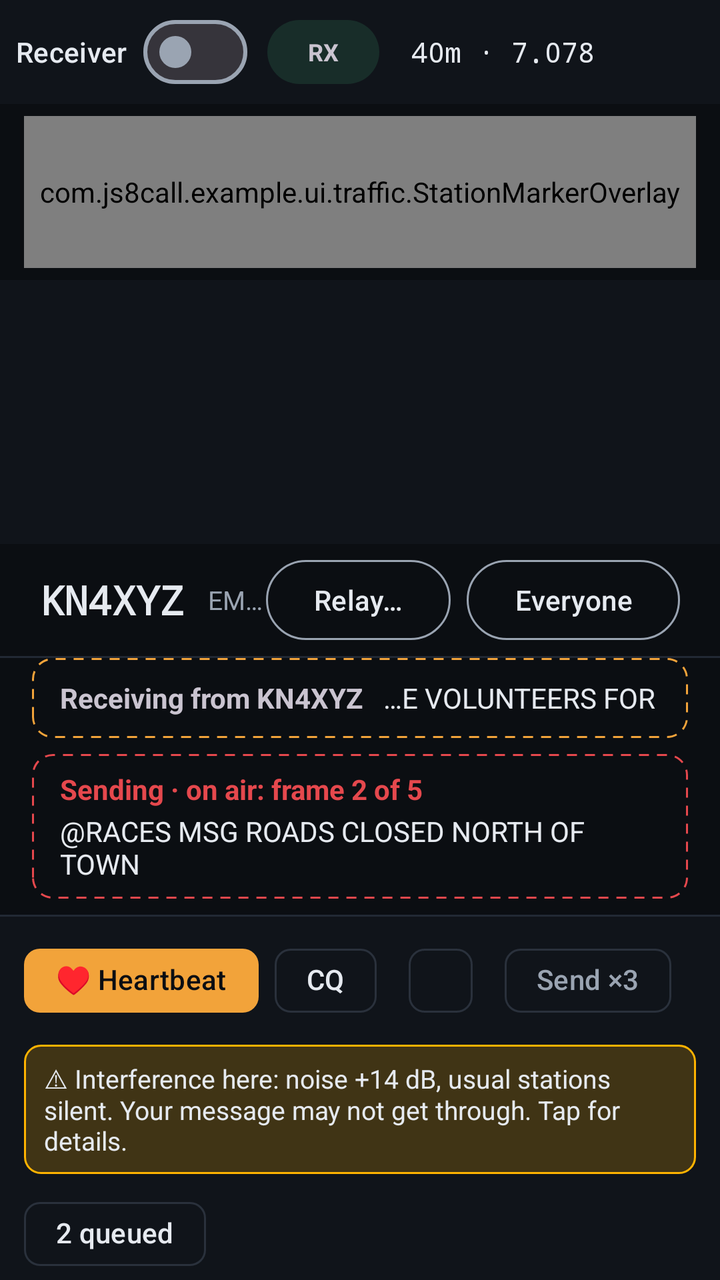
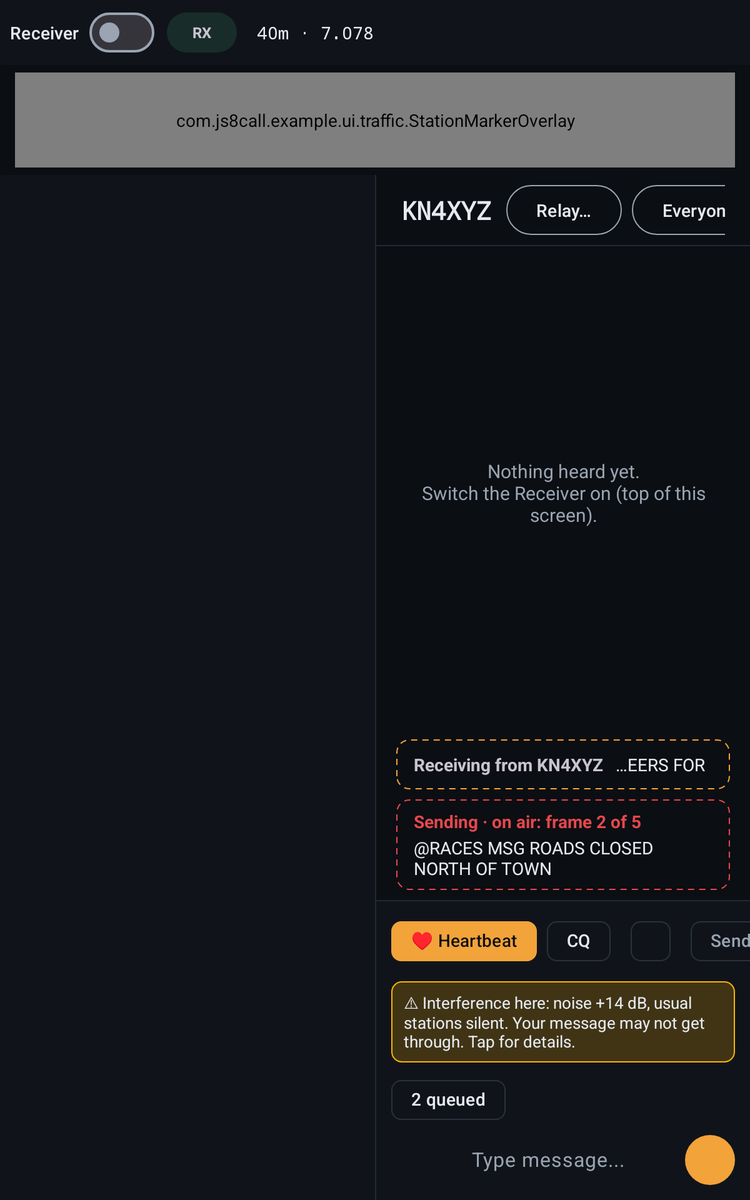

Compare how this app lays out the same screen by default and in its alternative resource folder. The renders come first, then the two layout files and the values they reference.
<!-- AndroidManifest.xml: application theme Theme.JS8Call -->
<!-- res/layout/fragment_traffic.xml -->
<?xml version="1.0" encoding="utf-8"?>
<LinearLayout xmlns:android="http://schemas.android.com/apk/res/android"
    android:layout_width="match_parent"
    android:layout_height="match_parent"
    android:background="@color/tac_ground"
    android:orientation="vertical">

    <include layout="@layout/traffic_status" />

    <include layout="@layout/traffic_waterfall" />

    <androidx.recyclerview.widget.RecyclerView
        android:id="@+id/station_list"
        android:layout_width="match_parent"
        android:layout_height="132dp"
        android:background="@color/tac_panel"
        android:paddingVertical="4dp" />

    <include
        layout="@layout/traffic_thread_pane"
        android:layout_width="match_parent"
        android:layout_height="0dp"
        android:layout_weight="1" />
</LinearLayout>
<!-- res/layout/traffic_status.xml (included above) -->
<?xml version="1.0" encoding="utf-8"?>
<LinearLayout xmlns:android="http://schemas.android.com/apk/res/android"
    xmlns:app="http://schemas.android.com/apk/res-auto"
    xmlns:tools="http://schemas.android.com/tools"
    android:layout_width="match_parent"
    android:layout_height="52dp"
    android:background="@color/tac_panel"
    android:gravity="center_vertical"
    android:orientation="horizontal"
    android:paddingStart="8dp"
    android:paddingEnd="8dp">

    <TextView
        android:id="@+id/status_title"
        android:layout_width="wrap_content"
        android:layout_height="wrap_content"
        android:text="@string/app_name"
        android:textColor="@color/tac_text"
        android:textSize="15sp"
        android:textStyle="bold"
        android:visibility="gone" />

    <View
        android:layout_width="1dp"
        android:layout_height="20dp"
        android:layout_marginHorizontal="14dp"
        android:background="@color/tac_border"
        android:visibility="gone" />

    
    <com.google.android.material.materialswitch.MaterialSwitch
        android:id="@+id/receiver_switch"
        android:layout_width="wrap_content"
        android:layout_height="wrap_content"
        android:contentDescription="@string/monitor_toggle"
        android:minHeight="48dp"
        android:saveEnabled="false"
        android:switchPadding="8dp"
        android:text="@string/monitor_switch_label"
        android:textAppearance="?attr/textAppearanceLabelLarge"
        android:textColor="@color/tac_text"
        app:thumbTint="@color/receiver_switch_thumb"
        app:trackDecorationTint="@color/receiver_switch_outline" />

    <TextView
        android:id="@+id/status_pill"
        android:layout_width="wrap_content"
        android:layout_height="32dp"
        android:layout_marginStart="10dp"
        android:background="@drawable/bg_pill_rx"
        android:contentDescription="@string/traffic_open_radio"
        android:gravity="center"
        android:minWidth="56dp"
        android:paddingHorizontal="12dp"
        android:textSize="12sp"
        android:textStyle="bold"
        tools:text="RX" />

    
    <HorizontalScrollView
        android:id="@+id/status_scroll"
        android:layout_width="0dp"
        android:layout_height="wrap_content"
        android:layout_weight="1"
        android:fillViewport="true"
        android:scrollbars="none">

        <LinearLayout
            android:layout_width="wrap_content"
            android:layout_height="wrap_content"
            android:gravity="center_vertical"
            android:orientation="horizontal">

            
            <TextView
                android:id="@+id/status_frequency"
                android:layout_width="wrap_content"
                android:layout_height="40dp"
                android:layout_marginStart="10dp"
                android:background="?attr/selectableItemBackground"
                android:contentDescription="@string/monitor_radio_frequency"
                android:drawableEnd="@drawable/ic_arrow_drop_down"
                android:drawableTint="@color/tac_text_dim"
                android:fontFamily="monospace"
                android:gravity="center_vertical"
                android:paddingHorizontal="6dp"
                android:textColor="@color/tac_text"
                android:textSize="14sp"
                tools:text="40m · 7.078" />

            <Space
                android:layout_width="0dp"
                android:layout_height="0dp"
                android:layout_weight="1" />

            <TextView
                android:id="@+id/toggle_interference"
                android:layout_width="wrap_content"
                android:layout_height="32dp"
                android:layout_marginEnd="8dp"
                android:background="@drawable/bg_pill_warn"
                android:gravity="center"
                android:paddingHorizontal="10dp"
                android:text="@string/interference_pill"
                android:textColor="@color/tac_ground"
                android:textSize="12sp"
                android:textStyle="bold"
                android:visibility="gone" />

            <TextView
                android:id="@+id/toggle_nets"
                android:layout_width="wrap_content"
                android:layout_height="32dp"
                android:layout_marginEnd="8dp"
                android:background="@drawable/bg_pill_off"
                android:gravity="center"
                android:paddingHorizontal="10dp"
                android:text="@string/traffic_toggle_nets"
                android:textColor="@color/tac_text_dim"
                android:textSize="12sp"
                android:textStyle="bold"
                android:visibility="gone" />

            <TextView
                android:id="@+id/toggle_autoreply"
                android:layout_width="wrap_content"
                android:layout_height="32dp"
                android:layout_marginEnd="8dp"
                android:background="@drawable/bg_pill_off"
                android:gravity="center"
                android:paddingHorizontal="10dp"
                android:text="@string/traffic_toggle_autoreply"
                android:textColor="@color/tac_text_dim"
                android:textSize="12sp"
                android:textStyle="bold"
                android:visibility="gone" />

            <TextView
                android:id="@+id/toggle_screen"
                android:layout_width="wrap_content"
                android:layout_height="32dp"
                android:layout_marginEnd="8dp"
                android:background="@drawable/bg_pill_off"
                android:gravity="center"
                android:paddingHorizontal="10dp"
                android:text="@string/traffic_toggle_screen"
                android:textColor="@color/tac_text_dim"
                android:textSize="12sp"
                android:textStyle="bold"
                android:visibility="gone" />

            <TextView
                android:id="@+id/status_digest"
                android:visibility="gone"
                android:layout_width="wrap_content"
                android:layout_height="32dp"
                android:layout_marginEnd="8dp"
                android:background="@drawable/bg_pill_off"
                android:contentDescription="@string/nav_digest"
                android:gravity="center"
                android:minWidth="48dp"
                android:paddingHorizontal="10dp"
                android:text="@string/nav_digest"
                android:textColor="@color/tac_text_dim"
                android:textSize="12sp"
                android:textStyle="bold" />
        </LinearLayout>
    </HorizontalScrollView>

    <TextView
        android:id="@+id/status_clock"
        android:layout_width="wrap_content"
        android:layout_height="wrap_content"
        android:layout_marginStart="6dp"
        android:fontFamily="monospace"
        android:textColor="@color/tac_text"
        android:textSize="15sp"
        android:textStyle="bold"
        android:visibility="gone"
        tools:text="13:42:18Z" />

    <com.google.android.material.button.MaterialButton
        android:id="@+id/status_more"
        style="@style/Widget.Material3.Button.IconButton"
        android:layout_width="44dp"
        android:layout_height="44dp"
        android:contentDescription="@string/traffic_more"
        app:icon="@drawable/ic_more_vert"
        app:iconTint="@color/tac_text" />

</LinearLayout>
<!-- res/layout/traffic_waterfall.xml (included above) -->
<?xml version="1.0" encoding="utf-8"?>
<FrameLayout xmlns:android="http://schemas.android.com/apk/res/android"
    android:layout_width="match_parent"
    android:layout_height="@dimen/traffic_waterfall_height"
    android:background="@color/tac_ground"
    android:paddingHorizontal="12dp"
    android:paddingVertical="6dp">

    <com.js8call.example.ui.WaterfallView
        android:id="@+id/traffic_waterfall"
        android:layout_width="match_parent"
        android:layout_height="match_parent"
        android:contentDescription="@string/traffic_waterfall_desc" />

    <com.js8call.example.ui.traffic.StationMarkerOverlay
        android:id="@+id/traffic_markers"
        android:layout_width="match_parent"
        android:layout_height="match_parent"
        android:importantForAccessibility="no" />
</FrameLayout>
<!-- res/layout/traffic_thread_pane.xml (included above) -->
<?xml version="1.0" encoding="utf-8"?>
<LinearLayout xmlns:android="http://schemas.android.com/apk/res/android"
    xmlns:app="http://schemas.android.com/apk/res-auto"
    xmlns:tools="http://schemas.android.com/tools"
    android:layout_width="match_parent"
    android:layout_height="match_parent"
    android:background="@color/tac_ground"
    android:orientation="vertical">

    <LinearLayout
        android:layout_width="match_parent"
        android:layout_height="56dp"
        android:gravity="center_vertical"
        android:orientation="horizontal"
        android:paddingHorizontal="20dp">

        <TextView
            android:id="@+id/thread_title"
            android:layout_width="wrap_content"
            android:layout_height="wrap_content"
            android:fontFamily="monospace"
            android:textColor="@color/tac_text"
            android:textSize="20sp"
            android:textStyle="bold"
            tools:text="KN4XYZ" />

        <TextView
            android:id="@+id/thread_subtitle"
            android:layout_width="0dp"
            android:layout_height="wrap_content"
            android:layout_marginStart="12dp"
            android:layout_weight="1"
            android:ellipsize="end"
            android:maxLines="1"
            android:textColor="@color/tac_text_dim"
            android:textSize="13sp"
            tools:text="EM73 · +1450 Hz · -11 dB" />

        
        <com.google.android.material.button.MaterialButton
            android:id="@+id/thread_relay"
            style="@style/Widget.Material3.Button.OutlinedButton"
            android:layout_width="wrap_content"
            android:layout_height="wrap_content"
            android:layout_marginEnd="8dp"
            android:text="@string/relay_find"
            android:textColor="@color/tac_text"
            android:visibility="gone"
            app:strokeColor="@color/tac_text_dim"
            tools:visibility="visible" />

        
        <com.google.android.material.button.MaterialButton
            android:id="@+id/thread_clear"
            style="@style/Widget.Material3.Button.OutlinedButton"
            android:layout_width="wrap_content"
            android:layout_height="wrap_content"
            android:text="@string/traffic_clear_selection"
            android:textColor="@color/tac_text"
            android:visibility="gone"
            app:icon="@drawable/ic_close_traffic"
            app:iconTint="@color/tac_text"
            app:strokeColor="@color/tac_text_dim"
            tools:visibility="visible" />
    </LinearLayout>

    <View
        android:layout_width="match_parent"
        android:layout_height="1dp"
        android:background="@color/tac_divider" />

    <FrameLayout
        android:layout_width="match_parent"
        android:layout_height="0dp"
        android:layout_weight="1">

        <androidx.recyclerview.widget.RecyclerView
            android:id="@+id/thread_list"
            android:layout_width="match_parent"
            android:layout_height="match_parent"
            android:clipToPadding="false"
            android:paddingVertical="8dp" />

        <TextView
            android:id="@+id/thread_empty"
            android:layout_width="wrap_content"
            android:layout_height="wrap_content"
            android:layout_gravity="center"
            android:gravity="center"
            android:padding="32dp"
            android:text="@string/traffic_empty"
            android:textColor="@color/tac_text_dim"
            android:textSize="15sp" />

        
        <com.google.android.material.button.MaterialButton
            android:id="@+id/thread_latest"
            android:layout_width="wrap_content"
            android:layout_height="wrap_content"
            android:layout_gravity="bottom|center_horizontal"
            android:layout_marginBottom="12dp"
            android:text="@string/traffic_latest"
            android:textColor="@color/tac_ground"
            android:visibility="gone"
            app:backgroundTint="@color/tac_accent"
            app:cornerRadius="20dp"
            app:elevation="6dp"
            app:icon="@drawable/ic_arrow_drop_down"
            app:iconTint="@color/tac_ground" />

        
        <androidx.fragment.app.FragmentContainerView
            android:id="@+id/inbox_container"
            android:layout_width="match_parent"
            android:layout_height="match_parent"
            android:background="@color/tac_ground"
            android:visibility="gone" />
    </FrameLayout>

    <LinearLayout
        android:id="@+id/live_bar"
        android:layout_width="match_parent"
        android:layout_height="40dp"
        android:layout_marginHorizontal="16dp"
        android:layout_marginBottom="8dp"
        android:background="@drawable/bg_live_bar"
        android:gravity="center_vertical"
        android:orientation="horizontal"
        android:paddingHorizontal="14dp"
        android:visibility="gone"
        tools:visibility="visible">

        <TextView
            android:id="@+id/live_from"
            android:layout_width="wrap_content"
            android:layout_height="wrap_content"
            android:textSize="14sp"
            android:textStyle="bold"
            tools:text="Receiving from KN4XYZ" />

        <TextView
            android:id="@+id/live_text"
            android:layout_width="0dp"
            android:layout_height="wrap_content"
            android:layout_marginStart="10dp"
            android:layout_weight="1"
            android:ellipsize="start"
            android:maxLines="1"
            android:textColor="@color/tac_text"
            android:textSize="14sp"
            tools:text="frame 2 · NEED 2 MORE VOLUNTEERS FOR" />
    </LinearLayout>

    
    <LinearLayout
        android:id="@+id/tx_bar"
        android:layout_width="match_parent"
        android:layout_height="wrap_content"
        android:layout_marginHorizontal="16dp"
        android:layout_marginBottom="8dp"
        android:background="@drawable/bg_tx_bar"
        android:minHeight="40dp"
        android:orientation="vertical"
        android:paddingHorizontal="14dp"
        android:paddingVertical="8dp"
        android:visibility="gone"
        tools:visibility="visible">

        <TextView
            android:id="@+id/tx_head"
            android:layout_width="match_parent"
            android:layout_height="wrap_content"
            android:textColor="@color/tac_alert"
            android:textSize="14sp"
            android:textStyle="bold"
            tools:text="Sending · on air: frame 2 of 5" />

        <TextView
            android:id="@+id/tx_text"
            android:layout_width="match_parent"
            android:layout_height="wrap_content"
            android:layout_marginTop="2dp"
            android:ellipsize="end"
            android:maxLines="4"
            android:textColor="@color/tac_text"
            android:textSize="14sp"
            tools:text="@RACES MSG ROADS CLOSED NORTH OF TOWN" />
    </LinearLayout>

    <View
        android:layout_width="match_parent"
        android:layout_height="1dp"
        android:background="@color/tac_divider" />

    <HorizontalScrollView
        android:id="@+id/tpl_row"
        android:layout_width="match_parent"
        android:layout_height="wrap_content"
        android:background="@color/tac_panel"
        android:paddingTop="8dp"
        android:scrollbars="none">

        <com.google.android.material.chip.ChipGroup
            android:layout_width="wrap_content"
            android:layout_height="wrap_content"
            android:paddingHorizontal="12dp"
            app:singleLine="true">

            <com.google.android.material.chip.Chip
                android:id="@+id/tpl_heartbeat"
                style="@style/Widget.Material3.Chip.Assist"
                android:layout_width="wrap_content"
                android:layout_height="wrap_content"
                android:text="@string/tpl_heartbeat"
                android:textColor="@color/tac_ground"
                app:chipBackgroundColor="@color/tac_accent"
                app:chipStrokeWidth="0dp" />

            <com.google.android.material.chip.Chip
                android:id="@+id/tpl_cq"
                style="@style/Widget.Material3.Chip.Assist"
                android:layout_width="wrap_content"
                android:layout_height="wrap_content"
                android:text="@string/tpl_cq" />

            
            <com.google.android.material.chip.Chip
                android:id="@+id/tpl_speed"
                style="@style/Widget.Material3.Chip.Assist"
                android:layout_width="wrap_content"
                android:layout_height="wrap_content"
                app:closeIcon="@drawable/ic_arrow_drop_down"
                app:closeIconTint="@color/tac_text_dim"
                app:closeIconVisible="true" />






            <com.google.android.material.chip.Chip
                android:id="@+id/chip_repeat3"
                style="@style/Widget.Material3.Chip.Filter"
                android:layout_width="wrap_content"
                android:layout_height="wrap_content"
                android:text="@string/traffic_send_x3" />

        </com.google.android.material.chip.ChipGroup>
    </HorizontalScrollView>

    <include layout="@layout/compose_bar" />
</LinearLayout>
<!-- res/layout/compose_bar.xml (included above) -->
<?xml version="1.0" encoding="utf-8"?>
<LinearLayout xmlns:android="http://schemas.android.com/apk/res/android"
    xmlns:app="http://schemas.android.com/apk/res-auto"
    xmlns:tools="http://schemas.android.com/tools"
    android:id="@+id/compose_container"
    android:layout_width="match_parent"
    android:layout_height="wrap_content"
    android:background="?attr/colorSurface"
    android:orientation="vertical"
    android:paddingHorizontal="8dp"
    android:paddingVertical="8dp">

    <TextView
        android:id="@+id/interference_banner"
        android:layout_width="match_parent"
        android:layout_height="wrap_content"
        android:layout_marginHorizontal="4dp"
        android:layout_marginBottom="6dp"
        android:background="@drawable/bg_interference_banner"
        android:paddingHorizontal="10dp"
        android:paddingVertical="8dp"
        android:textColor="@color/tac_text"
        android:textSize="13sp"
        android:visibility="gone"
        tools:text="⚠ Interference here: noise +14 dB, usual stations silent. Your message may not get through. Tap for details."
        tools:visibility="visible" />

    <com.google.android.material.chip.Chip
        android:id="@+id/queue_chip"
        style="@style/Widget.Material3.Chip.Assist"
        android:layout_width="wrap_content"
        android:layout_height="wrap_content"
        android:layout_marginStart="4dp"
        android:visibility="gone"
        app:chipIcon="@drawable/ic_schedule"
        tools:text="2 queued"
        tools:visibility="visible" />

    <LinearLayout
        android:layout_width="match_parent"
        android:layout_height="wrap_content"
        android:gravity="bottom"
        android:orientation="horizontal">

        <com.google.android.material.button.MaterialButton
            android:id="@+id/command_button"
            style="@style/Widget.Material3.Button.IconButton"
            android:layout_width="48dp"
            android:layout_height="48dp"
            android:contentDescription="@string/compose_commands"
            app:icon="@drawable/ic_bolt"
            app:iconTint="?attr/colorOnSurfaceVariant" />

        <EditText
            android:id="@+id/compose_input"
            android:layout_width="0dp"
            android:layout_height="wrap_content"
            android:layout_marginHorizontal="4dp"
            android:layout_weight="1"
            android:background="@drawable/compose_input_background"
            android:hint="@string/messages_compose_hint"
            android:imeOptions="actionSend"
            android:importantForAutofill="no"
            android:inputType="textShortMessage|textCapCharacters"
            android:maxLength="240"
            android:maxLines="4"
            android:minHeight="48dp"
            android:paddingHorizontal="16dp"
            android:paddingVertical="12dp"
            android:textAppearance="?attr/textAppearanceBodyLarge"
            android:textColorHint="?attr/colorOnSurfaceVariant" />

        <com.google.android.material.button.MaterialButton
            android:id="@+id/send_button"
            style="@style/Widget.Material3.Button.IconButton.Filled"
            android:layout_width="48dp"
            android:layout_height="48dp"
            android:contentDescription="@string/messages_send"
            app:icon="@drawable/ic_send" />

    </LinearLayout>

</LinearLayout>
<!-- resources referenced by this layout -->
<resources>
  <color name="tac_accent">#F2A33A</color>
  <color name="tac_alert">#FFE5484D</color>
  <color name="tac_border">#2A313C</color>
  <color name="tac_divider">#222934</color>
  <color name="tac_ground">#0B0E12</color>
  <color name="tac_panel">#10141A</color>
  <color name="tac_text">#E6EAF0</color>
  <color name="tac_text_dim">#9AA4B2</color>
  <dimen name="traffic_waterfall_height">88dp</dimen>
  <!-- drawable bg_pill_off (drawable) -->
  <?xml version="1.0" encoding="utf-8"?>
  <shape xmlns:android="http://schemas.android.com/apk/res/android" android:shape="rectangle">
      <corners android:radius="999dp" />
      <solid android:color="@color/tac_chip" />
  </shape>
  <!-- drawable bg_pill_warn (drawable) -->
  <?xml version="1.0" encoding="utf-8"?>
  <shape xmlns:android="http://schemas.android.com/apk/res/android" android:shape="rectangle">
      <corners android:radius="999dp" />
      <solid android:color="#FFFFB300" />
  </shape>
  <string name="app_name">JS8-Tactical</string>
  <string name="compose_commands">Commands</string>
  <string name="interference_pill">INTERFERENCE</string>
  <string name="messages_compose_hint">Type message...</string>
  <string name="messages_send">Send</string>
  <string name="monitor_radio_frequency">Radio Frequency</string>
  <string name="monitor_switch_label">Receiver</string>
  <string name="monitor_toggle">Monitoring</string>
  <string name="nav_digest">Digest</string>
  <string name="relay_find">Relay…</string>
  <string name="tpl_cq">CQ</string>
  <string name="tpl_heartbeat">♥ Heartbeat</string>
  <string name="traffic_clear_selection">Everyone</string>
  <string name="traffic_empty">Nothing heard yet.\nSwitch the Receiver on (top of this screen).</string>
  <string name="traffic_latest">Latest</string>
  <string name="traffic_more">More radio controls</string>
  <string name="traffic_open_radio">Receive status. While sending, tap to stop.</string>
  <string name="traffic_send_x3">Send ×3</string>
  <string name="traffic_toggle_autoreply">AUTO-REPLY</string>
  <string name="traffic_toggle_nets">NETS</string>
  <string name="traffic_toggle_screen">SCREEN ON</string>
  <string name="traffic_waterfall_desc">Waterfall with markers for active stations</string>
  <style name="Theme.JS8Call" parent="Base.Theme.JS8Call" />
  <color name="tac_chip">#222934</color>
  <color name="tac_good_tint">#244CC38A</color>
  <color name="md_theme_dark_primary">#F2A33A</color>
  <color name="md_theme_dark_onPrimary">#0B0E12</color>
  <color name="md_theme_dark_primaryContainer">#3A2B14</color>
  <color name="md_theme_dark_onPrimaryContainer">#FFD7A0</color>
  <color name="md_theme_dark_secondary">#4FC3F7</color>
  <color name="md_theme_dark_onSecondary">#0B0E12</color>
  <color name="md_theme_dark_secondaryContainer">#1E2530</color>
  <color name="md_theme_dark_onSecondaryContainer">#E6EAF0</color>
  <color name="md_theme_dark_tertiary">#B39DFF</color>
  <color name="md_theme_dark_onTertiary">#0B0E12</color>
  <color name="md_theme_dark_tertiaryContainer">#2A2440</color>
  <color name="md_theme_dark_onTertiaryContainer">#E4DCFF</color>
  <color name="md_theme_dark_error">#FF6B6B</color>
  <color name="md_theme_dark_errorContainer">#5A1A1A</color>
  <color name="md_theme_dark_onError">#0B0E12</color>
  <color name="md_theme_dark_onErrorContainer">#FFD6D6</color>
  <color name="md_theme_dark_background">#0B0E12</color>
  <color name="md_theme_dark_onBackground">#E6EAF0</color>
  <color name="md_theme_dark_surface">#10141A</color>
  <color name="md_theme_dark_onSurface">#E6EAF0</color>
  <color name="md_theme_dark_surfaceVariant">#1E2530</color>
  <color name="md_theme_dark_onSurfaceVariant">#9AA4B2</color>
  <color name="md_theme_dark_outline">#2A313C</color>
  <!-- some entries are left out for length -->
</resources>
<!-- res/layout-sw600dp/fragment_traffic.xml (the repository's variant of the layout above) -->
<!-- drawn on a 7-inch tablet held upright -->
<?xml version="1.0" encoding="utf-8"?>
<LinearLayout xmlns:android="http://schemas.android.com/apk/res/android"
    android:layout_width="match_parent"
    android:layout_height="match_parent"
    android:background="@color/tac_ground"
    android:orientation="vertical">

    <include layout="@layout/traffic_status" />

    <include layout="@layout/traffic_waterfall" />

    <LinearLayout
        android:layout_width="match_parent"
        android:layout_height="0dp"
        android:layout_weight="1"
        android:orientation="horizontal">

        <androidx.recyclerview.widget.RecyclerView
            android:id="@+id/station_list"
            android:layout_width="300dp"
            android:layout_height="match_parent"
            android:background="@color/tac_panel"
            android:clipToPadding="false"
            android:paddingVertical="8dp" />

        <View
            android:layout_width="1dp"
            android:layout_height="match_parent"
            android:background="@color/tac_divider" />

        <include
            layout="@layout/traffic_thread_pane"
            android:layout_width="0dp"
            android:layout_height="match_parent"
            android:layout_weight="1" />
    </LinearLayout>
</LinearLayout>
